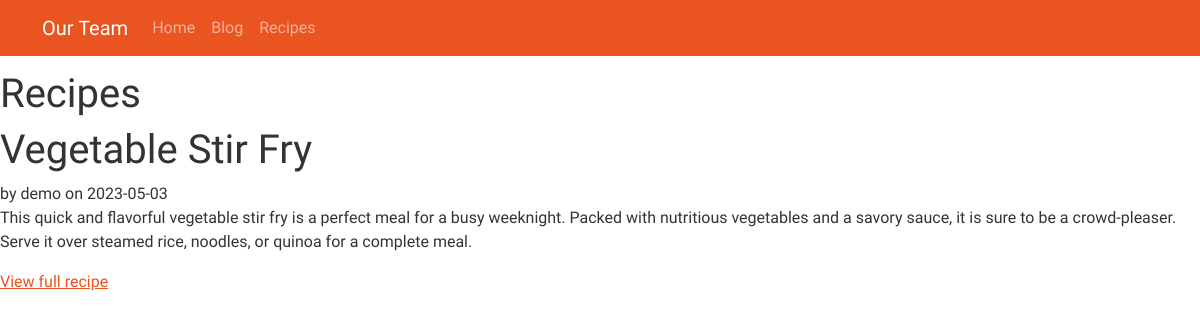
Screenshot of /recipe/ with the database file from the repository.
### tables this page shows
CREATE TABLE recipe (
  id INTEGER PRIMARY KEY AUTOINCREMENT,
  author_id INTEGER NOT NULL,
  created TIMESTAMP NOT NULL DEFAULT CURRENT_TIMESTAMP,
  title TEXT NOT NULL,
  body TEXT NOT NULL,
  FOREIGN KEY (author_id) REFERENCES user (id)
);

CREATE TABLE user (
  id INTEGER PRIMARY KEY AUTOINCREMENT,
  username TEXT UNIQUE NOT NULL,
  password TEXT NOT NULL,
  salt TEXT NOT NULL
);

### tastytable/recipe.py (the view)
@bp.route('/')
def index():
    db = get_db()
    recipes = db.execute(
        'SELECT r.id, title, body, created, author_id, username'
        ' FROM recipe r JOIN user u ON r.author_id = u.id'
        ' ORDER BY created DESC'
    ).fetchall()
    return render_template('recipe/index.html', recipes=recipes)

### tastytable/auth.py (called while the page is built)
@bp.before_app_request
def load_logged_in_user():
    user_id = session.get('user_id')
    if user_id is None:
        g.user = None
    else:
        g.user = get_db().execute(
            'SELECT * FROM user WHERE id = ?', (user_id,)
        ).fetchone()

### tastytable/db.py (called while the page is built)
def get_db():
    if 'db' not in g:
        g.db = sqlite3.connect(
            current_app.config['DATABASE'],
            detect_types=sqlite3.PARSE_DECLTYPES
        )
        g.db.row_factory = sqlite3.Row
    return g.db

### tastytable/templates/recipe/index.html (shortened to what this page needs)
 <head>
  <link rel="stylesheet" href="{{ url_for('static' , filename = "css/bootstrap.min.css") }}">
</head>
<body>
  <nav class="navbar fixed-top navbar-expand-lg navbar-dark bg-primary">
    <div class="container">
      <a class="navbar-brand" href="#">Our Team</a>
      <div class="collapse navbar-collapse" id="navbarNav">
        <ul class="navbar-nav ml-auto">
          <li class="nav-item active">
            <a class="nav-link" href="/home">Home</a>
          </li>
		  <li class="nav-item">
            <a class="nav-link" href="/blog">Blog</a>
          </li>
          <li class="nav-item">
            <a class="nav-link" href="/recipe">Recipes</a>
          </li>
        </ul>
      </div>
    </div>
  </nav>
{% block header %}
  <h1>{% block title %}Recipes{% endblock %}</h1>
{% endblock %}
{% block content %}
  {% for recipe in recipes %}
    <article class="recipe">
      <header>
        <div>
          <h1>{{ recipe['title'] }}</h1>
          <div class="about">by {{ recipe['username'] }} on {{ recipe['created'].strftime('%Y-%m-%d') }}</div>
        </div>
      </header>
      <p class="body">{{ recipe['body'] }}</p>
	  <a class="action" href="/recipe/view/{{recipe['id']}}">View full recipe</a>
    </article>
  {% endfor %}
{% endblock %}

### tastytable/templates/recipe/index.html (style rules this page uses)
body { padding-top: 70px; }
.navbar { background-color: #2c3e50; }

### rows the page displays
recipe: title "Vegetable Stir Fry", username "demo", created "2023-05-03", body "This quick and flavorful vegetable stir fry is a perfect meal for a busy weeknight. Packed with nutritious vegetables and a savory sauce, it is sure to be a crowd-pleaser. Serve it over steamed rice, noodles, or quinoa for a complete meal."
